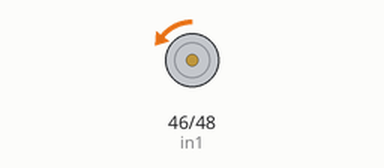
Recording of a sketch running on a simulated Arduino Mega 2560, built with avr-gcc and run on an emulated ATmega2560. Shown: motor-driver pin pairs drawn as motors (green arrow = first pin HIGH = forward, orange = second pin HIGH = backward, longer = more drive, scaled by the enable pin).

Above: at 0.05 s.
At 2.35 s:
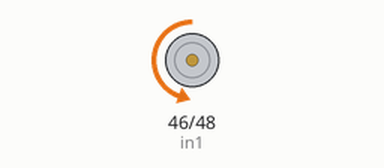
At 4.7 s:
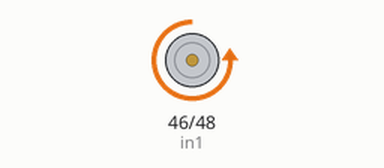
At 9.4 s:
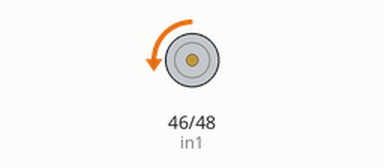
Timing chart, 0 to 13.3 s (numbered marks = the images above):
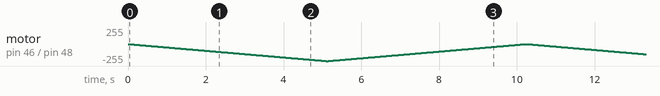

The sketch:

l298n.ino
```cpp
// Motor A connections
int enA = 44;
int in1 = 46;
int in2 = 48;
// Motor B connections


void setup() {
  // Set all the motor control pins to outputs
  pinMode(enA, OUTPUT);
  pinMode(in1, OUTPUT);
  pinMode(in2, OUTPUT);


  // Turn off motors - Initial state
  digitalWrite(in1, HIGH);
  digitalWrite(in2, HIGH);

}

void loop() {
  speedControl();
}

// This function lets you control spinning direction of motors

// This function lets you control speed of the motors
void speedControl() {
  // Turn on motors
  digitalWrite(in1, LOW);
  digitalWrite(in2, HIGH);


  // Accelerate from zero to maximum speed
  for (int i = 0; i < 256; i++) {
    analogWrite(enA, i);
    delay(20);
  }

  // Decelerate from maximum speed to zero
  for (int i = 255; i >= 0; --i) {
    analogWrite(enA, i);
    delay(20);
  }

  // Now turn off motors
  digitalWrite(in1, LOW);
  digitalWrite(in2, LOW);

}
```
